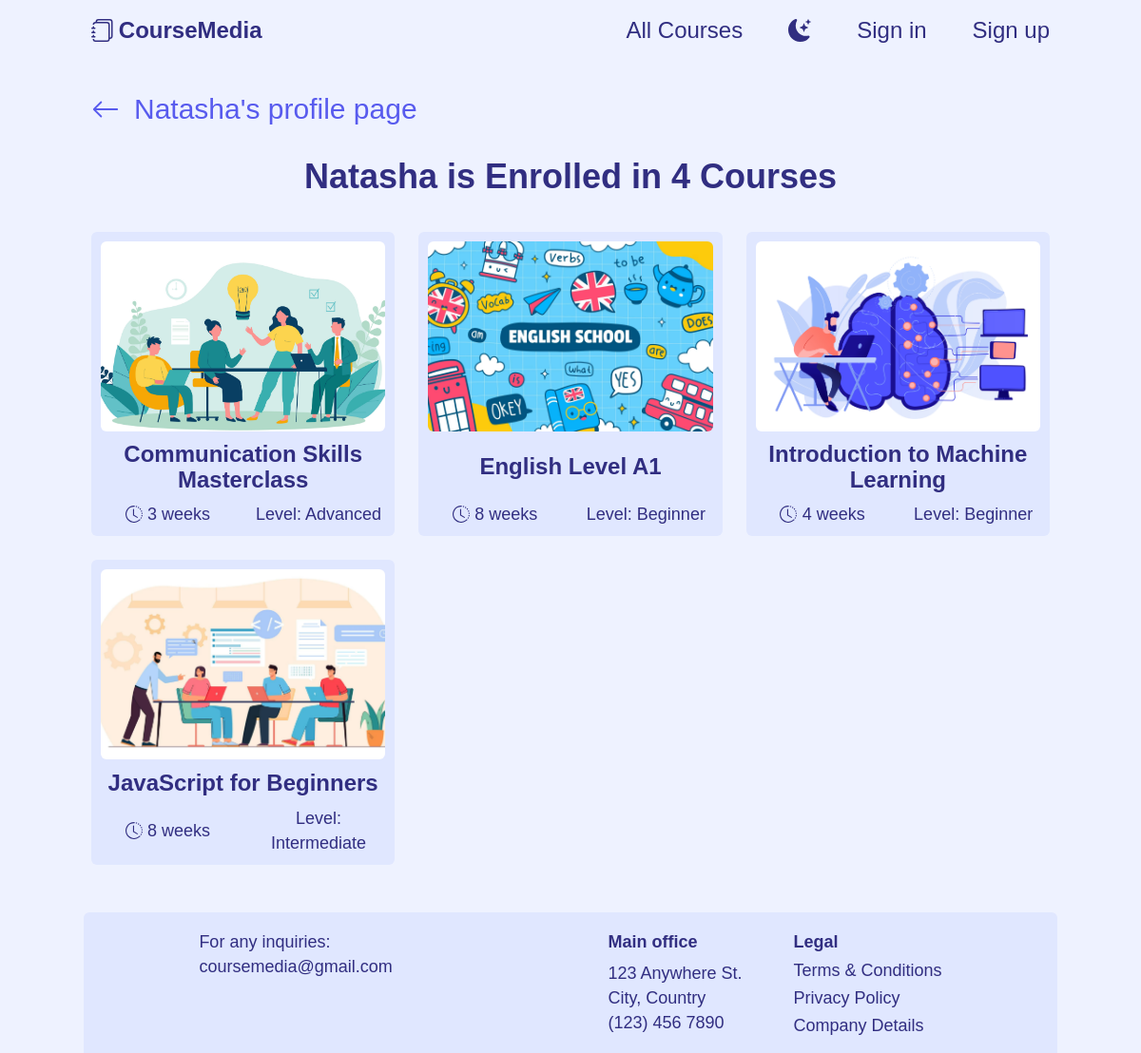
/profile/8/enrolledCourses, run on the app's committed database.
### courses_platform/models.py (models this page shows, shortened)
class User(AbstractUser):
    REQUIRED_FIELDS = ["role", "about"]
    STUDENT = 1
    INSTRUCTOR = 2
    ROLE_CHOICES = [
        (STUDENT, "Student"),
        (INSTRUCTOR, "Instructor")
    ]
    role = models.PositiveSmallIntegerField(choices=ROLE_CHOICES)
    instructor_title = models.CharField(max_length=120, null=True, blank=True, validators=[
                                        MinLengthValidator(10), MaxLengthValidator(120)])
    about = models.TextField(max_length=950, validators=[
                             MinLengthValidator(40), MaxLengthValidator(950)])
    enrolled_courses = models.ManyToManyField(
        "Course", blank=True, related_name="enrolled_students")

class Course(models.Model):
    ART_AND_CULTURE = 1
    COMMUNICATION = 2
    COMPUTER_SCIENCE = 3
    DESIGN = 4
    FOOD_AND_NUTRITION = 5
    LANGUAGE = 6
    MATH = 7
    SCIENCE = 8
    CATEGORY_CHOICES = [
        (ART_AND_CULTURE, "Art & Culture"),
        (COMMUNICATION, "Communication"),
        (COMPUTER_SCIENCE, "Computer Science"),
        (DESIGN, "Design"),
        (FOOD_AND_NUTRITION, "Food & Nutrition"),
        (LANGUAGE, "Language"),
        (MATH, "Math"),
        (SCIENCE, "Science"),
    ]
    ENGLISH = 1
    FRENCH = 2
    SPANISH = 3
    LANGUAGE_CHOICES = [
        (ENGLISH, "English"),
        (FRENCH, "French"),
        (SPANISH, "Spanish")
    ]
    BEGINNER = 1
    INTERMEDIATE = 2
    ADVANCED = 3
    LEVEL_CHOICES = [
        (BEGINNER, "Beginner"),
        (INTERMEDIATE, "Intermediate"),
        (ADVANCED, "Advanced")
    ]
    instructor = models.ForeignKey(
        "User", on_delete=models.CASCADE, related_name="courses_taught")
    title = models.CharField(max_length=80, validators=[
                             MinLengthValidator(10), MaxLengthValidator(80)])
    image = models.ImageField(
        upload_to="courses_images/", null=True, blank=True)
    category = models.PositiveSmallIntegerField(choices=CATEGORY_CHOICES)
    short_description = models.TextField(max_length=200, validators=[
                                         MinLengthValidator(50), MaxLengthValidator(200)])
    duration = models.PositiveSmallIntegerField(
        validators=[MinValueValidator(2), MaxValueValidator(24)])
    long_description = models.TextField(
        max_length=2000, validators=[MinLengthValidator(200), MaxLengthValidator(2000)])
    language = models.PositiveSmallIntegerField(choices=LANGUAGE_CHOICES)
    level = models.PositiveSmallIntegerField(choices=LEVEL_CHOICES)
    prerequisite = models.ForeignKey(
        "self", on_delete=models.SET_NULL, null=True, blank=True)
    certificate = models.BooleanField()
    passing_grade = models.PositiveSmallIntegerField(
        validators=[MinValueValidator(50), MaxValueValidator(100)])
    passers = models.ManyToManyField(
        "User", blank=True, related_name="courses_passed")
    creation_date = models.DateField(auto_now_add=True)

### courses_platform/views.py (the view)
def enrolled_courses(request, user_id):
    try:
        current_user = User.objects.get(id=user_id)
    except User.DoesNotExist:
        messages.error(request, "Invalid user id")
        return HttpResponseRedirect(reverse("index"))
    enrolled_not_passed_courses = []
    enrolled_courses = current_user.enrolled_courses.all().order_by("title")
    for course in enrolled_courses:
        if course not in current_user.courses_passed.all():
            enrolled_not_passed_courses.append(course)
    return render(request, "courses_platform/enrolled_courses.html", {
        "current_user": current_user,
        "enrolled_not_passed_courses": enrolled_not_passed_courses
    })

### courses_platform/templates/courses_platform/enrolled_courses.html (shortened to what this page needs)
{% extends "courses_platform/layout.html" %}
{% load static %}
{% block link %}
    <link href="{% static 'courses_platform/components/course-cards.css' %}" rel="stylesheet">
    <link href="{% static 'courses_platform/pages/completed-enrolled-courses.css' %}" rel="stylesheet">
{% endblock %}
{% block body %}
    <div class="my-container profile-courses__main-container">
        <a class="profile-courses__a" href="{% url 'user_profile' current_user.id %}">
            <svg class="profile-courses__icon" xmlns="http://www.w3.org/2000/svg" fill="currentColor" viewBox="0 0 16 16">
                <path fill-rule="evenodd" d="M15 8a.5.5 0 0 0-.5-.5H2.707l3.147-3.146a.5.5 0 1 0-.708-.708l-4 4a.5.5 0 0 0 0 .708l4 4a.5.5 0 0 0 .708-.708L2.707 8.5H14.5A.5.5 0 0 0 15 8z"/>
            </svg>
            <span>{{ current_user.username }}'s profile page</span>
        </a>
        {% if enrolled_not_passed_courses|length == 1 %}
            <h1 class="profile-courses__h1">{{ current_user.username }} is Enrolled in 1 Course </h1>
        {% else %}
            <h1 class="profile-courses__h1">{{ current_user.username }} is Enrolled in {{ enrolled_not_passed_courses|length }} Courses</h1>
        {% endif %}
        <div class="course-card__cards-grid-wrapper">
            <div class="course-card__cards-grid">
               {% for course in enrolled_not_passed_courses %}
                  <a href="{% url 'course_page' course.id %}" class="course-card__card-anchor">
                     <div class="course-card__card">
                     {% if not course.image %}
                        <img class="course-card__card-img" src="/media/courses_images/default_img.jpg" alt="Course's image">
                     {% else %}
                        <img class="course-card__card-img" src="{{ course.image.url }}" alt="Course's image">
                     {% endif %}
                        <div class="course-card__card-title">{{ course.title }}</div>
                        <div class="course-card__card-description">
                           <div class="course-card__card-duration">
                              <span>{{ course.duration }} weeks</span>
                           </div>
                           <div class="course-card__card-level">Level: {{ course.get_level_display }}</div>
                        </div>
                     </div>
                  </a>
               {% endfor %}
            </div>
         </div>
    </div>
{% endblock %}

### courses_platform/static/courses_platform/styles.css (style rules this page uses)
:root { --clr-dark: #312e81; --clr-light: #eef2ff; --clr-light-a0: #eef2ff00; --clr-light-a05: #eef2ff89; --clr-p-anchor: #585bee; --clr-card-bg: #E0E7FF; --clr-overlay: #000; --clr-bg-disabled-input: #e0e0e0; --clr-txt-disabled-input: #312e81; --size-xxs: 0.5rem; --size-xs: 0.75rem; --size-sm: 0.875rem; --size-base: 1rem; --size-lg: 1.125rem; --size-xl: 1.25rem; --size-2xl: 1.5rem; --size-3xl: 1.875rem; --size-4xl: 2.25rem; --size-5xl: 3rem; --size-6xl: 3.75rem; --size-7xl: 4.5rem; --size-8xl: 6rem; --size-9xl: 8rem; --size-10xl: 10rem; }
* { margin: 0; line-height: calc(1em + 0.5rem); }
html { scroll-behavior: smooth; }
body { font-family: 'General Sans', sans-serif; background-color: var(--clr-light); color: var(--clr-dark); min-height: 100vh; display: flex; flex-direction: column; }
img, picture { display: block; max-width: 100%; user-select: none; }
a { color: var(--clr-dark); }

### courses_platform/static/courses_platform/components/course-cards.css (style rules this page uses)
.course-card__cards-grid-wrapper { display: flex; justify-content: center; }
.course-card__cards-grid { width: 90%; display: grid; grid-template-columns: minmax(0, 1fr); grid-auto-rows: 1fr; justify-items: center; gap: 25px; }
.course-card__card-anchor { width: 100%; text-decoration: none; transition: transform 0.1s linear, border 0.1s linear; }
.course-card__card { background-color: var(--clr-card-bg); border-radius: 6px; display: flex; flex-direction: column; justify-content: space-between; align-items: center; padding: 10px; width: 100%; height: 100%; }
.course-card__card-img { height: 150px; width: 100%; border-radius: 6px; object-fit: cover; }
.course-card__card-title { font-size: var(--size-xl); text-align: center; margin-block-start: 0.4em; margin-block-end: 0.4em; font-weight: 600; line-height: 1.15em; display: -webkit-box; -webkit-line-clamp: 2; line-clamp: 2; -webkit-box-orient: vertical; overflow: hidden; text-overflow: ellipsis; }
.course-card__card-description { font-size: var(--size-base); display: flex; gap: 1em; width: 100%; }
.course-card__card-duration { display: flex; justify-content: center; align-items: center; gap: 0.3em; flex: 1; }
.course-card__icon { height: 1em; }
.course-card__card-level { text-align: center; flex: 1; }
@media (min-width: 390px) { .course-card__cards-grid { width: 80%; } }
@media (min-width: 475px) { .course-card__cards-grid { width: 70%; } }
@media (min-width: 640px) { .course-card__cards-grid { grid-template-columns: repeat(2, minmax(0, 1fr)); width: 100%; } }
@media (min-width: 768px) { .course-card__card-img { height: 200px; } }
@media (min-width: 1024px) { .course-card__cards-grid { grid-template-columns: repeat(3, minmax(0, 1fr)); } }
@media (min-width: 1024px) { .course-card__card-title { font-size: var(--size-2xl); } }
@media (min-width: 1024px) { .course-card__card-description { font-size: var(--size-lg); } }

### courses_platform/static/courses_platform/pages/completed-enrolled-courses.css (style rules this page uses)
.profile-courses__main-container { margin-block-start: 2em; margin-block-end: 2em; }
.profile-courses__h1 { font-size: var(--size-2xl); margin-block-end: 1em; text-align: center; }
.profile-courses__a { color: var(--clr-p-anchor); font-size: var(--size-xl); text-decoration: none; display: flex; align-items: center; gap: 0.5em; margin-block-end: 1em; }
.profile-courses__icon { height: 1em; }
@media (min-width: 768px) { .profile-courses__h1 { font-size: var(--size-3xl); } }
@media (min-width: 768px) { .profile-courses__a { font-size: var(--size-2xl); } }
@media (min-width: 1024px) { .profile-courses__h1 { font-size: var(--size-4xl); } }
@media (min-width: 1024px) { .profile-courses__a { font-size: var(--size-3xl); } }

### courses_platform/static/courses_platform/utils.css (style rules this page uses)
.my-container { width: 100%; margin-left: auto; margin-right: auto; padding-left: 0.5rem; padding-right: 0.5rem; }
@media (min-width: 475px) { .my-container { max-width: 475px; } }
@media (min-width: 640px) { .my-container { max-width: 640px; } }
@media (min-width: 768px) { .my-container { max-width: 768px; } }
@media (min-width: 1024px) { .my-container { max-width: 1024px; } }

### data on the page
User: username "Natasha"
Course: image (picture), title "Communication Skills Masterclass", duration "3", level "Advanced"
Course: image (picture), title "English Level A1", duration "8", level "Beginner"
Course: image (picture), title "Introduction to Machine Learning", duration "4", level "Beginner"
Course: image (picture), title "JavaScript for Beginners", duration "8", level "Intermediate"

### other printed values
{{ enrolled_not_passed_courses|length }} "4"
